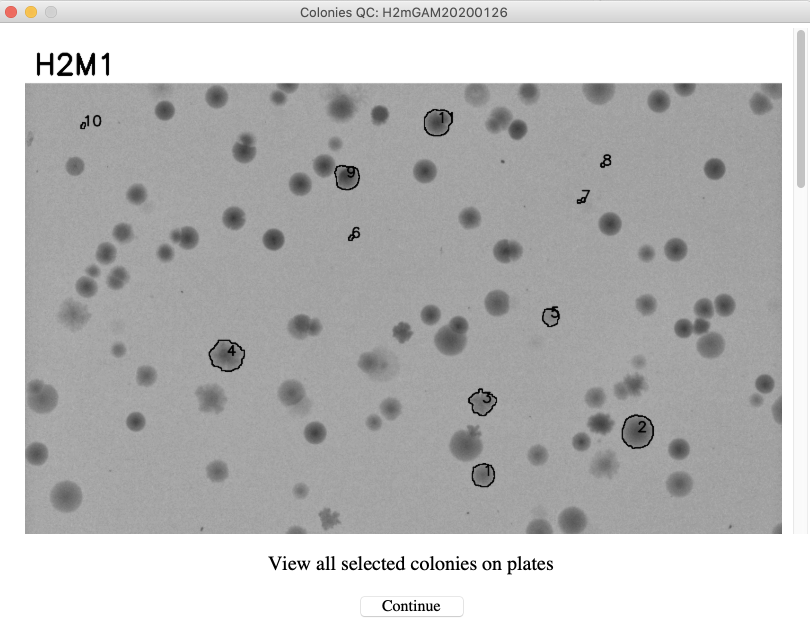
#> input picture misc/check_optimize_colony_picking1.png, 1620 x 1260 px (shown at 1/2 size)
$ python -i detector.py   (imports and definitions only)
#> lines starting #> are read from the running program, lines starting #| are printed output that depends on the picture; after the words box and inside, x2 and y2 are one past the last pixel; in counts of white or black regions, pixels touching at a corner belong together
#> further down, picture is the input picture: shape (1260, 1620, 3); mean B, G, R 187.2, 187.2, 187.2
import os

import numpy as np
import cv2 as cv
from PIL import Image
import matplotlib.pyplot as plt
from matplotlib.figure import Figure
from scipy.stats import f


class CAMIIColonyDetector:
    def __init__(
        self,
        bg_gaussian_kernel: int = 18,
        bg_threshold_block_size: int = 501,
        bg_threshold_offset: int = 18,
        fg_gaussian_kernel: int = 5,
        clahe_clip_limit: float = 2.0,
        clahe_tile_grid_size: tuple[int, int] = (4, 4),
        canny_upper_percentile: int = 80,
        calib_param: str | None | np.ndarray = None,
        calib_contrast_alpha: float = 1,
        calib_contrast_beta: float = 0,
        crop_x_min: int | None = None,
        crop_x_max: int | None = None,
        crop_y_min: int | None = None,
        crop_y_max: int | None = None,
    ):
        self.bg_gaussian_kernel = bg_gaussian_kernel
        self.bg_threshold_block_size = bg_threshold_block_size
        self.bg_threshold_offset = bg_threshold_offset
        self.fg_gaussian_kernel = fg_gaussian_kernel
        self.canny_upper_percentile = canny_upper_percentile
        self.clahe_clip_limit = clahe_clip_limit
        self.clahe_tile_grid_size = clahe_tile_grid_size
        self.calib_param = self.load_calibration(calib_param)
        self.calib_contrast_alpha = calib_contrast_alpha
        self.calib_contrast_beta = calib_contrast_beta
        self.crop_x_min = crop_x_min
        self.crop_x_max = crop_x_max
        self.crop_y_min = crop_y_min
        self.crop_y_max = crop_y_max

    def load_image(self, image: str | np.ndarray) -> np.ndarray:
        if isinstance(image, str):
            if image.endswith(".npy"):
                return np.load(image)
            else:
                return cv.imread(image)
        return image

    def crop_image(
        self,
        image: np.ndarray,
        x_min: int | None,
        x_max: int | None,
        y_min: int | None,
        y_max: int | None,
    ) -> np.ndarray:
        pil_image = Image.fromarray(image)
        x_min = x_min if x_min is not None else 0
        x_max = x_max if x_max is not None else pil_image.width
        y_min = y_min if y_min is not None else 0
        y_max = y_max if y_max is not None else pil_image.height
        cropped_image = pil_image.crop((x_min, y_min, x_max, y_max))
        return np.array(cropped_image)

    def load_calibration(self, calib_param: str | np.ndarray | None) -> np.ndarray:
        if calib_param is None:
            return np.array(1)
        elif isinstance(calib_param, str):
            if not os.path.isfile(calib_param):
                raise FileNotFoundError(
                    f"Calibration parameter file '{calib_param}' not found."
                )
            if calib_param.endswith(".npy"):
                calib_param: np.ndarray = np.load(calib_param)
            elif calib_param.endswith(".npz"):
                calib_param: np.ndarray = np.load(calib_param)["arr_0"]
            else:
                raise ValueError(
                    f"Unsupported calibration parameter file format: {calib_param}"
                )
        return calib_param

    def correct_image(self, image: np.ndarray) -> np.ndarray:
        """Correct image using calibration parameters.
        If image dimension is different from calibration parameters, resize image to
        calibration parameters.
        """
        if self.calib_param.ndim != 0:
            image_dim = image.shape[:2]
            calib_dim = self.calib_param.shape[:2]
            if image_dim != calib_dim:
                print(
                    "WARNING: Image dimension does not match calibration parameters."
                    f"Resizing image from {image_dim} to {calib_dim}."
                )
                image = cv.resize(image, calib_dim[::-1])
        corrected_image = (
            image / self.calib_param
        ) * self.calib_contrast_alpha + self.calib_contrast_beta
        return corrected_image.astype(np.float32)

    def detect(
        self, image: str | np.ndarray, diagnose: bool = False
    ) -> list[np.ndarray] | tuple[list[np.ndarray], Figure, np.ndarray]:
        arr = self.load_image(image)
        cropped_image = self.crop_image(
            arr, self.crop_x_min, self.crop_x_max, self.crop_y_min, self.crop_y_max
        )
        self.image_cropped = cropped_image
        corrected_image = self.correct_image(cropped_image)
        self.image_corrected = corrected_image
        # Convert to grayscale if RGB
        if corrected_image.ndim == 3 and corrected_image.shape[2] == 3:
            gray_image = cv.cvtColor(corrected_image, cv.COLOR_BGR2GRAY)
        else:
            gray_image = corrected_image
        self.image_corrected_gs = gray_image

        clahe_obj = cv.createCLAHE(
            clipLimit=self.clahe_clip_limit, tileGridSize=self.clahe_tile_grid_size
        )
        clahed = clahe_obj.apply(gray_image.astype(np.uint8))
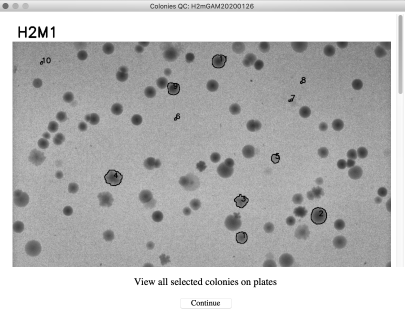
#> clahed: shape (1260, 1620) (shown at 1/4 size); min 1, max 255, mean 186.1

        # Step 1: Filter2D
        filtered_image = cv.filter2D(
            clahed,
            -1,
            np.array([[-1, -1, -1], [-1, self.bg_gaussian_kernel, -1], [-1, -1, -1]])
            / (self.bg_gaussian_kernel - 8),
        ).astype(np.uint8)

        # Step 2: Adaptive Threshold
        arr_bg_mask = cv.adaptiveThreshold(
            filtered_image,
            255,
            cv.ADAPTIVE_THRESH_GAUSSIAN_C,
            cv.THRESH_BINARY_INV,
            self.bg_threshold_block_size,
            self.bg_threshold_offset,
        )
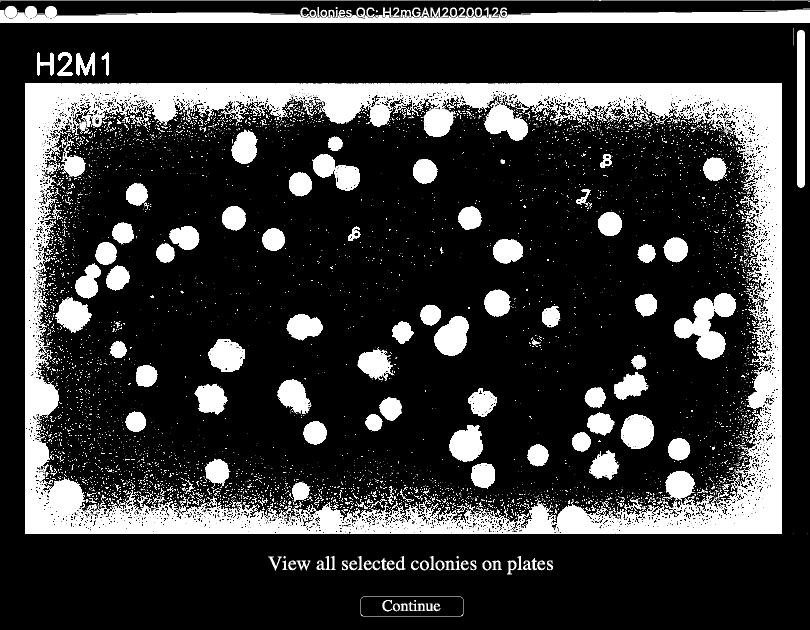
#> arr_bg_mask: shape (1260, 1620) (shown at 1/2 size); 21.8% white; 5333 white regions (4982 under 20 px), largest, box (x1, y1, x2, y2) and area: (50, 166, 1564, 1068) 257407, (0, 12, 1620, 46) 32638, (1348, 586, 1472, 720) 8000

        # Step 3: Gaussian Blur
        arr_res_bg = cv.GaussianBlur(
            src=np.where(arr_bg_mask, clahed, 0),
            ksize=(self.fg_gaussian_kernel, self.fg_gaussian_kernel),
            sigmaX=0,
        )
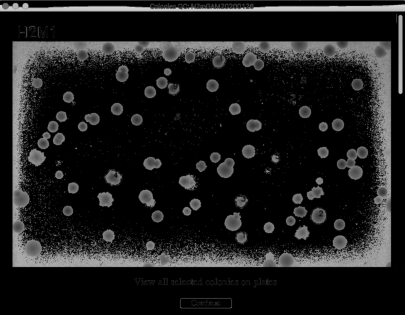
#> arr_res_bg: shape (1260, 1620) (shown at 1/4 size); min 0, max 216, mean 29.2

        # Step 4: Canny Edge Detection
        try:
            threshold2 = np.percentile(
                arr_res_bg.flatten(), self.canny_upper_percentile
            )
#> threshold2 = 72
        except IndexError:
            threshold2 = 0

        edges = cv.Canny(
            image=arr_res_bg.astype(np.uint8), threshold1=1, threshold2=threshold2
        )
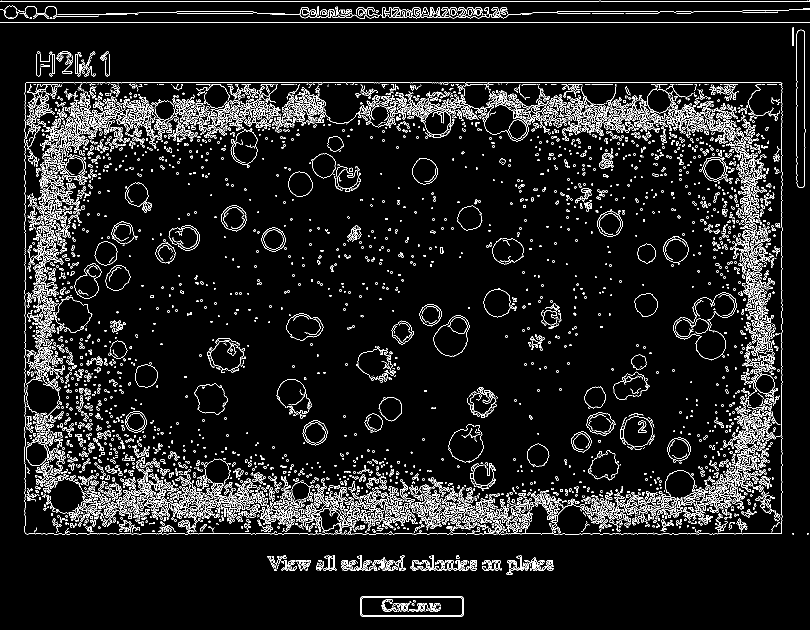
#> edges: shape (1260, 1620) (shown at 1/2 size); 7.4% white in thin lines or dots

        # Step 5: Dilate
        dilated = cv.dilate(src=edges, kernel=None, iterations=3)
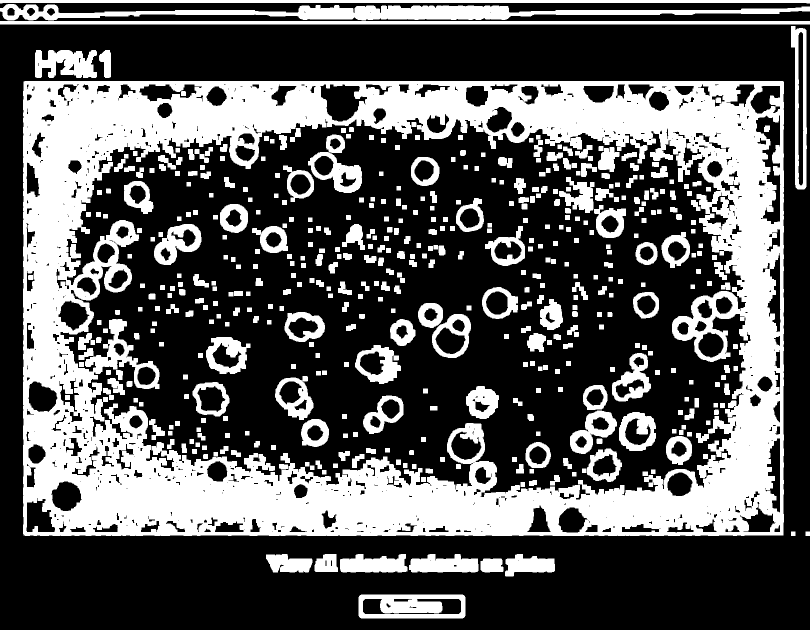
#> dilated: shape (1260, 1620) (shown at 1/2 size); 34.6% white; 482 white regions, largest, box (x1, y1, x2, y2) and area: (46, 162, 1568, 1072) 486079, (0, 8, 1620, 41) 23339, (0, 42, 1620, 49) 11340

        # Step 6: Erode
        eroded = cv.erode(src=dilated, kernel=None, iterations=1)
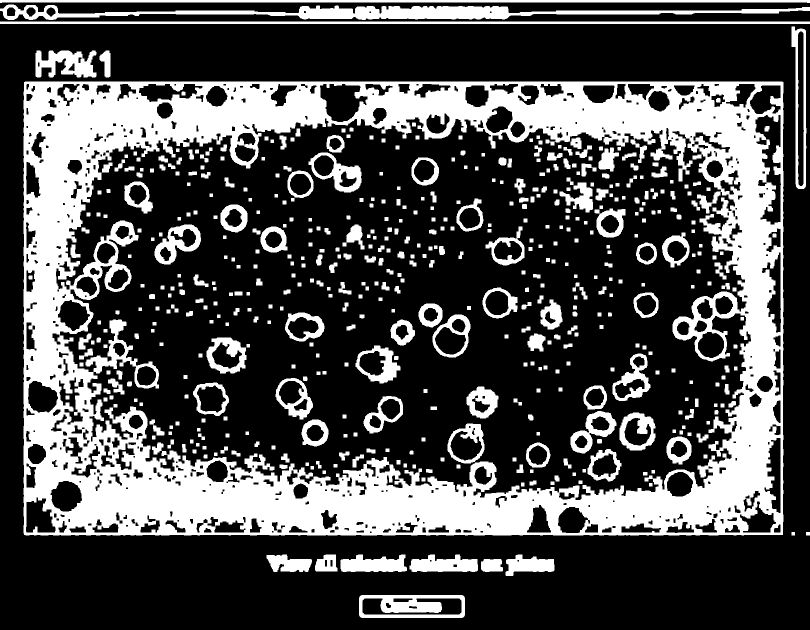
#> eroded: shape (1260, 1620) (shown at 1/2 size); 29.6% white; 527 white regions

        # Step 7: Find Contours
        contours, _ = cv.findContours(
            eroded,
            cv.RETR_EXTERNAL,
            cv.CHAIN_APPROX_SIMPLE,
        )
#> contours = 16 contours; largest, box (x1, y1, x2, y2) and area: (47, 163, 1567, 1071) 1375982, (0, 9, 1620, 40) 18450, (718, 1190, 930, 1236) 9455, (1583, 53, 1613, 378) 6670, (0, 0, 1620, 6) 6485

        if diagnose:
            fig, axs = plt.subplots(4, 3, figsize=(15, 15))
            axs = axs.flatten()
            i = 0

            if arr.ndim == 3:
                axs[i].imshow(cv.cvtColor(arr, cv.COLOR_BGR2RGB))
                axs[i].set_title("Original Image")
                i += 1
                axs[i].imshow(cv.cvtColor(cropped_image, cv.COLOR_BGR2RGB))
                axs[i].set_title("After Cropping")
                i += 1
                axs[i].imshow(
                    cv.cvtColor(corrected_image, cv.COLOR_BGR2RGB).astype(int)
                )
                axs[i].set_title("After Calibration")
            else:
                axs[i].imshow(arr, cmap="gray")
                axs[i].set_title("Original Image")
                i += 1
                axs[i].imshow(cropped_image, cmap="gray")
                axs[i].set_title("After Cropping")
                i += 1
                axs[i].imshow(corrected_image.astype(int), cmap="gray")
                axs[i].set_title("After Calibration")
            i += 1

            axs[i].imshow(clahed, cmap="gray")
            axs[i].set_title("After CLAHE")
            i += 1

            axs[i].imshow(filtered_image, cmap="gray")
            axs[i].set_title("After Filter2D")
            i += 1

            axs[i].imshow(arr_bg_mask, cmap="gray")
            axs[i].set_title("After Adaptive Threshold")
            i += 1

            axs[i].imshow(arr_res_bg, cmap="gray")
            axs[i].set_title("After Gaussian Blur")
            i += 1

            axs[i].imshow(edges, cmap="gray")
            axs[i].set_title("After Canny Edge Detection")
            i += 1

            axs[i].imshow(dilated, cmap="gray")
            axs[i].set_title("After Dilate")
            i += 1

            axs[i].imshow(eroded, cmap="gray")
            axs[i].set_title("After Erode")
            i += 1

            result_image = cv.drawContours(
                cropped_image.copy(), contours, -1, (0, 255, 0), 1
            )

            if result_image.ndim == 2:
                axs[i].imshow(result_image, cmap="gray")
            else:
                axs[i].imshow(cv.cvtColor(result_image, cv.COLOR_BGR2RGB))
            axs[i].set_title("After Find Contours")

            for ax in axs:
                ax.axis("off")

            fig.tight_layout()
            # contours = self.contour_coords_reverse_crop(contours)
            return contours, fig, axs
        else:
            # contours = self.contour_coords_reverse_crop(contours)
            return contours

    # [5 lines left out: function contour_coords_reverse_crop, not called in this run]


# Example usage:
# processor = CAMIIColonyDetector(3, 11, 2, 5, 90, 'calib.npz', 1.0, 0.0, 10, 200, 10, 200)
# contours = processor.detect('path/to/image.png')
# contours, fig, axs = processor.detect('path/to/image.png', diagnose=True)

>>> import cv2
>>> picture = cv2.imread('misc/check_optimize_colony_picking1.png')
>>> result = CAMIIColonyDetector().detect(picture)
#> result has the same summary as contours in detect

$ run again, on misc/check_optimize_colony_picking2.png
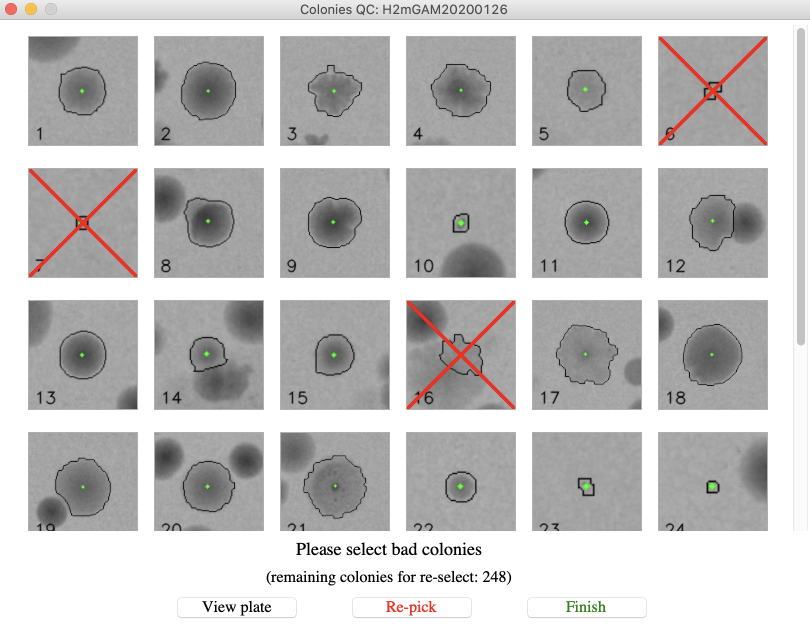
#> input picture misc/check_optimize_colony_picking2.png, 1620 x 1266 px (shown at 1/2 size)
#> picture is the input picture: shape (1266, 1620, 3); mean B, G, R 195.3, 195.6, 196.7
#> in detect, `arr_bg_mask = cv.adaptiveThreshold( filtered_image, 255, cv.ADAPTIVE_T..`:
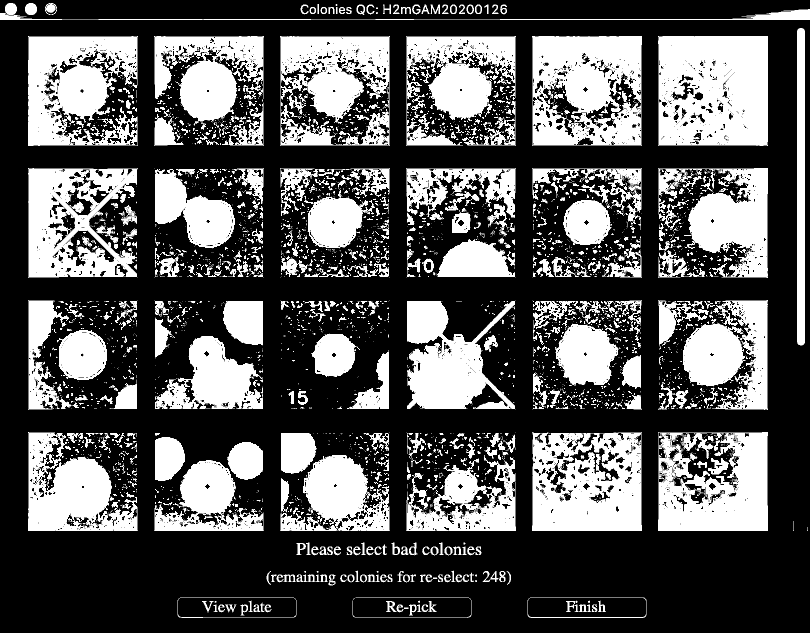
#> arr_bg_mask: shape (1266, 1620) (shown at 1/2 size); 34.3% white; 5314 white regions (4543 under 20 px), largest, box (x1, y1, x2, y2) and area: (1316, 72, 1536, 292) 44888, (1064, 72, 1284, 292) 37744, (1064, 864, 1284, 1062) 35492
#> threshold2 = 113
#> edges: shape (1266, 1620); 9.1% white in thin lines or dots
#> dilated: shape (1266, 1620); 43.4% white; 167 white regions, largest, box (x1, y1, x2, y2) and area: (556, 332, 784, 560) 41523, (1060, 332, 1288, 560) 41119, (808, 68, 1036, 296) 40400
#> in detect, `eroded = cv.erode(src=dilated, kernel=None, iterations=1)`:
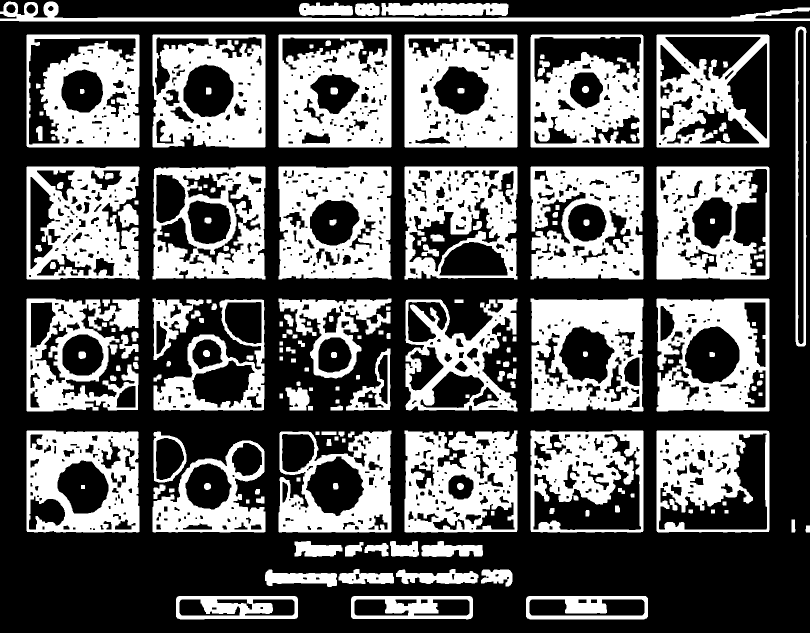
#> eroded: shape (1266, 1620) (shown at 1/2 size); 37.8% white; 185 white regions
#> contours = 119 contours; largest, box (x1, y1, x2, y2) and area: (557, 69, 783, 295) 50623, (1313, 69, 1539, 295) 50620, (1061, 69, 1287, 295) 50614, (809, 69, 1035, 295) 50610, (53, 69, 279, 295) 50400
#> result has the same summary as contours in detect
